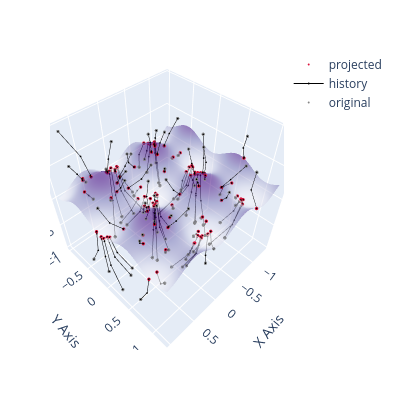

Write notebook code for a chart like this one.
### Code cell
plot_3d_projection(X, lambda z: mfs.f_rastrigin(z)/100, round_cutoff=None, solver_builder=make_solver, plot_history=True, n_iterations=20, n_grid=NGRID, width=PLOT_W, height=PLOT_H)
